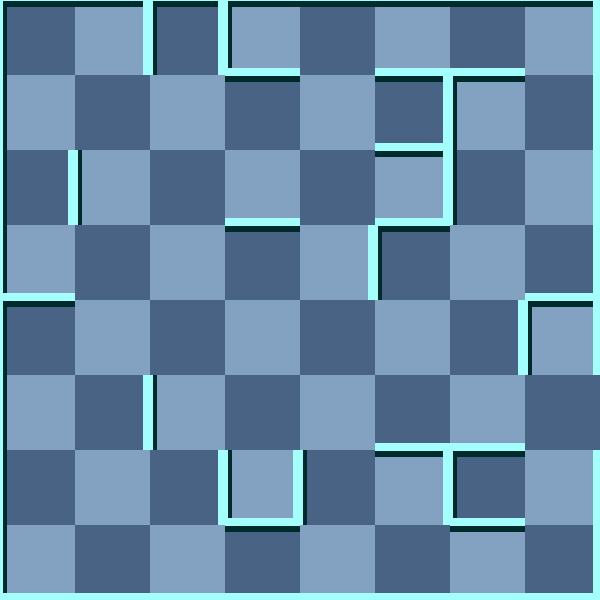

This game map was drawn from its Tiled (.tmx) file and the tilesets committed beside it. A one-line description and the trimmed map source follow:
An orthogonal 8x8 tile map with 75x75 px tiles, 2 tile layers (background, 块层 1) and 5 objects (Exit, Trap, Scorpion, Player, WhiteMummy).

<map version="1.0" orientation="orthogonal" width="8" height="8" tilewidth="75" tileheight="75">
 <tileset firstgid="1" name="wall" tilewidth="75" tileheight="75">
  <image source="gfx/wall.png" width="300" height="375" />
  <tile id="0">
   <properties>
    <property name="ValOfWall" value="0" />
   </properties>
  </tile>
  <tile id="1">
   <properties>
    <property name="ValOfWall" value="1" />
   </properties>
  </tile>
  <tile id="2">
   <properties>
    <property name="ValOfWall" value="2" />
   </properties>
  </tile>
  <tile id="3">
   <properties>
    <property name="ValOfWall" value="3" />
   </properties>
  </tile>
  <tile id="4">
   <properties>
    <property name="ValOfWall" value="4" />
   </properties>
  </tile>
  <tile id="5">
   <properties>
    <property name="ValOfWall" value="5" />
   </properties>
  </tile>
  <tile id="6">
   <properties>
    <property name="ValOfWall" value="6" />
   </properties>
  </tile>
  <tile id="7">
   <properties>
    <property name="ValOfWall" value="7" />
   </properties>
  </tile>
  <tile id="8">
   <properties>
    <property name="ValOfWall" value="8" />
   </properties>
  </tile>
  <tile id="9">
   <properties>
    <property name="ValOfWall" value="9" />
   </properties>
  </tile>
  <tile id="10">
   <properties>
    <property name="ValOfWall" value="10" />
   </properties>
  </tile>
  <tile id="11">
   <properties>
    <property name="ValOfWall" value="11" />
   </properties>
  </tile>
  <tile id="12">
   <properties>
    <property name="ValOfWall" value="12" />
   </properties>
  </tile>
  <tile id="13">
   <properties>
    <property name="ValOfWall" value="13" />
   </properties>
  </tile>
  <tile id="14">
   <properties>
    <property name="ValOfWall" value="14" />
   </properties>
  </tile>
  <tile id="15">
   <properties>
    <property name="ValOfWall" value="15" />
   </properties>
  </tile>
  <tile id="18">
   <properties>
    <property name="ValOfWall" value="-1" />
   </properties>
  </tile>
 </tileset>
 <layer name="background" width="8" height="8">
  <data>[64 cells, 64 non-empty, 2 distinct tile ids]</data>
 </layer>
 <layer name="块层 1" width="8" height="8">
  <data>[64 cells, 64 non-empty, 15 distinct tile ids]</data>
 </layer>
 <objectgroup name="对象层 1" width="8" height="8">
  <object name="Exit" x="600" y="375" />
  <object name="Trap" x="525" y="300">
   <properties>
    <property name="value" value="12" />
   </properties>
  </object>
  <object name="Scorpion" x="525" y="450">
   <properties>
    <property name="value" value="25" />
   </properties>
  </object>
  <object name="Player" x="300" y="0">
   <properties>
    <property name="value" value="1" />
   </properties>
  </object>
  <object name="WhiteMummy" x="450" y="0">
   <properties>
    <property name="value" value="21" />
   </properties>
  </object>
 </objectgroup>
</map>
